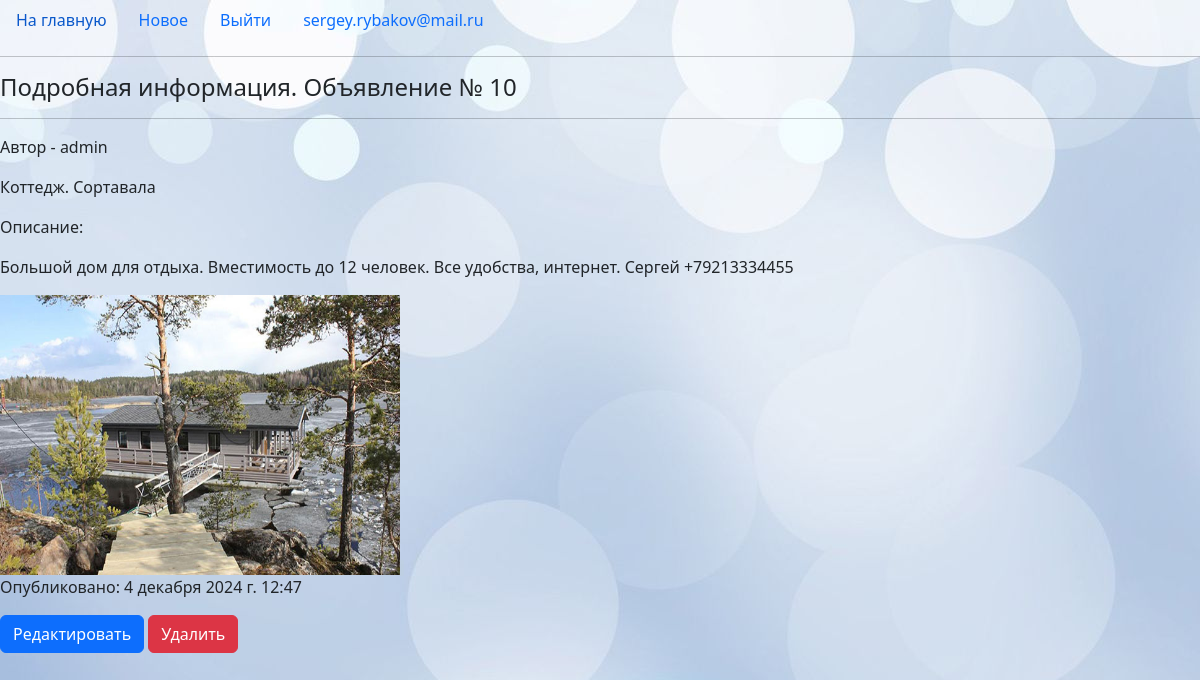
The page /blog/posts/kottedzh-sortavala/ (signed in) on the database its author committed.
### users/models.py (models this page shows)
class CustomUser(AbstractUser):
    phone = models.CharField(max_length=20, verbose_name="Телефон")
    city = models.CharField(max_length=100, verbose_name="Город")
    image = models.ImageField(upload_to="users/", null=True, verbose_name="Image")

### blog/models.py (models this page shows, shortened)
class Post(models.Model):
    author = models.ForeignKey(User, on_delete=models.CASCADE, verbose_name="Author")
    title = models.CharField(max_length=200, verbose_name="Title")
    text = models.TextField(verbose_name="Post text")
    created_at = models.DateTimeField(default=timezone.now, verbose_name="Created at", editable=False)
    image = models.ImageField(upload_to='posts/', null=True, verbose_name='Image')
    slug = models.SlugField(max_length=200, unique=True, editable=False, null=True)
    class Meta:
        verbose_name = "Post"           # table name
        verbose_name_plural = "Posts"   # table name plural

### blog/views.py (the view)
# urls.py: path('posts/<slug:slug>/', post_detail, name='post_detail'),
def post_detail(request, slug):
    post = get_object_or_404(Post, slug=slug)
    context = {
        'title': 'Post information',
        'post': post
    }
    return render(request, template_name='blog/post_detail.html', context=context)

### blog/templates/blog/post_detail.html
{% extends 'blog/base.html' %}
{% block content %}
<h4>Подробная информация. Объявление № {{post.id}}</h4>
<hr>
<p>Автор - {{post.author}}</p>
<p>{{post.title}}</p>
<p>Описание:</p>
<p>{{post.text}}</p>
{% if post.image %}
    <img width="400px" height="280px" src="{{post.image.url}}">
{% endif %}
<br>
<p>Опубликовано: {{post.created_at}}</p>
<div>
    <a href="{% url 'blog:post_edit' pk=post.id %}" class="btn btn-primary">Редактировать</a>
    <form action="{% url 'blog:post_delete' pk=post.id %}" method="get" style="display:inline">
        <button type="submit" class="btn btn-danger">Удалить</button>
    </form>
</div>
{% endblock content %}

### blog/templates/blog/base.html (shortened to what this page needs)
{% load static %}
<!DOCTYPE html>
<html lang="en">
<head>
    <link href="https://cdn.jsdelivr.net/npm/bootstrap@5.3.3/dist/css/bootstrap.min.css" rel="stylesheet">
</head>
<body style="background-image: url('{% static 'img/background2.png' %}')">
<nav class="nav">
  <a class="nav-link" href="{% url 'blog:index' %}">На главную</a>
  {% if user.is_authenticated %}
  <a class="nav-link" href="{% url 'blog:add_post' %}">Новое</a>
  <a class="nav-link" href="{% url 'users:logout' %}">Выйти</a>
  <a class="nav-link" href="{% url 'users:detail' pk=user.pk %}">{{user.username}}</a>
  {% endif %}
</nav>
<hr>
{% block content %}
{% endblock content %}
</body>
</html>

### rows shown on the page
CustomUser: username "sergey.rybakov@mail.ru"
Post: id "10", author "admin", title "Коттедж. Сортавала", text "Большой дом для отдыха. Вместимость до 12 человек. Все удобства, интернет. Сергей +79213334455", image (picture), created_at "4 декабря 2024 г. 12:47"
